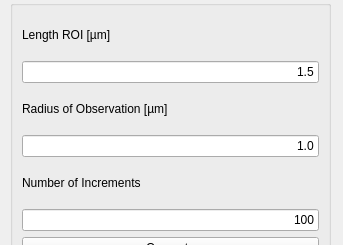
  <widget class="QWidget" name="page03">
   <property name="geometry">
    <rect>
     <x>0</x>
     <y>0</y>
     <width>343</width>
     <height>245</height>
    </rect>
   </property>
   <attribute name="label">
    <string>Ripley's K-Function</string>
   </attribute>
   <widget class="QGroupBox" name="groupBox">
    <property name="geometry">
     <rect>
      <x>10</x>
      <y>0</y>
      <width>321</width>
      <height>271</height>
     </rect>
    </property>
    <property name="title">
     <string/>
    </property>
    <layout class="QGridLayout" name="gridLayout_6">
     <item row="0" column="0">
      <widget class="QLabel" name="label_18">
       <property name="text">
        <string>Length ROI [µm]</string>
       </property>
      </widget>
     </item>
     <item row="1" column="0">
      <widget class="QLineEdit" name="lineEdit_24">
       <property name="inputMask">
        <string/>
       </property>
       <property name="text">
        <string>1.5</string>
       </property>
       <property name="alignment">
        <set>Qt::AlignRight|Qt::AlignTrailing|Qt::AlignVCenter</set>
       </property>
      </widget>
     </item>
     <item row="2" column="0">
      <widget class="QLabel" name="label_19">
       <property name="text">
        <string>Radius of Observation [µm]</string>
       </property>
      </widget>
     </item>
     <item row="3" column="0">
      <widget class="QLineEdit" name="lineEdit_25">
       <property name="text">
        <string>1.0</string>
       </property>
       <property name="alignment">
        <set>Qt::AlignRight|Qt::AlignTrailing|Qt::AlignVCenter</set>
       </property>
      </widget>
     </item>
     <item row="4" column="0">
      <widget class="QLabel" name="label_20">
       <property name="text">
        <string>Number of Increments</string>
       </property>
      </widget>
     </item>
     <item row="5" column="0">
      <widget class="QLineEdit" name="lineEdit_26">
       <property name="text">
        <string>100</string>
       </property>
       <property name="alignment">
        <set>Qt::AlignRight|Qt::AlignTrailing|Qt::AlignVCenter</set>
       </property>
      </widget>
     </item>
     <item row="6" column="0">
      <widget class="QPushButton" name="pushButton_05">
       <property name="text">
        <string>Compute</string>
       </property>
      </widget>
     </item>
    </layout>
   </widget>
  </widget>
